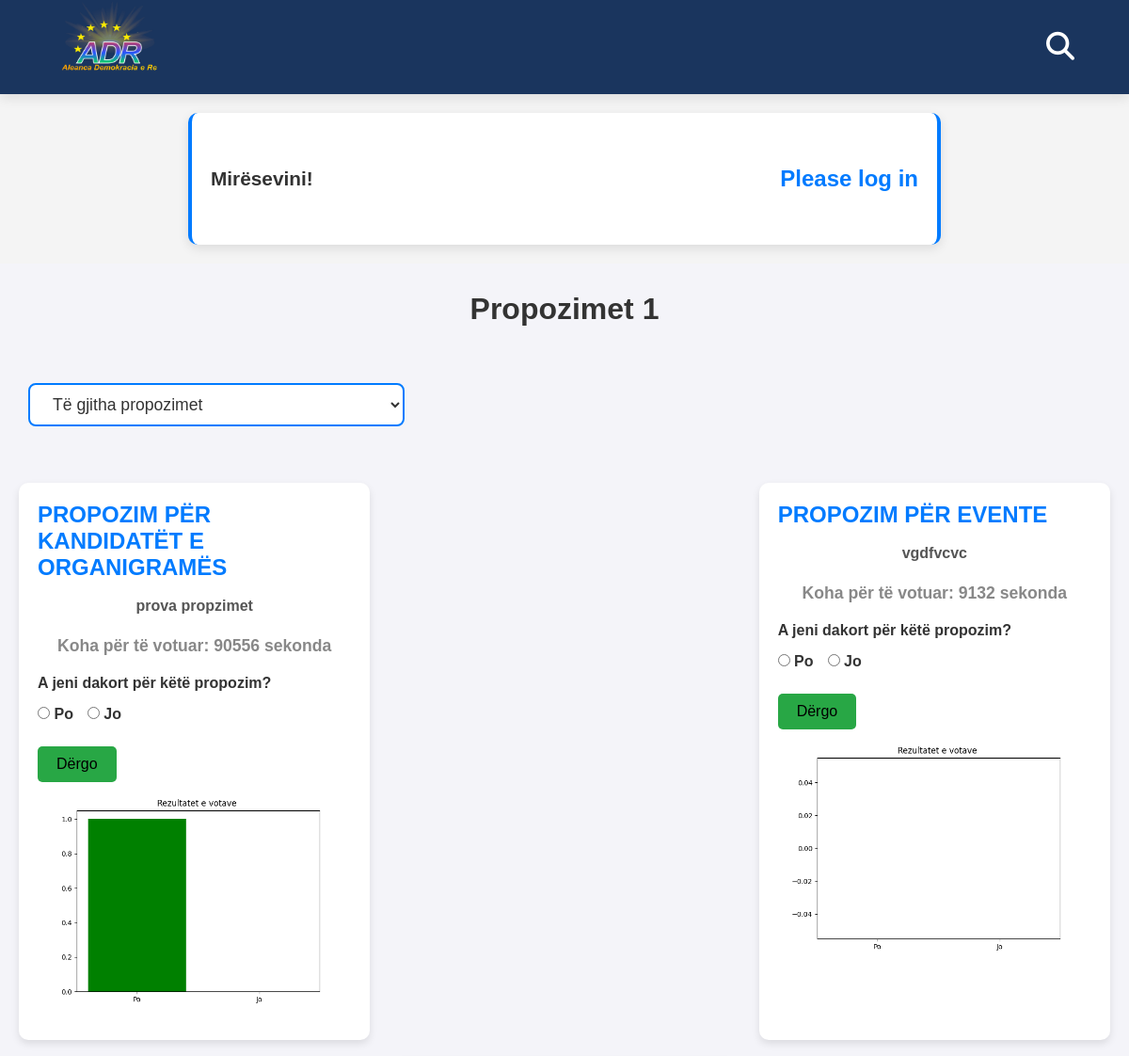
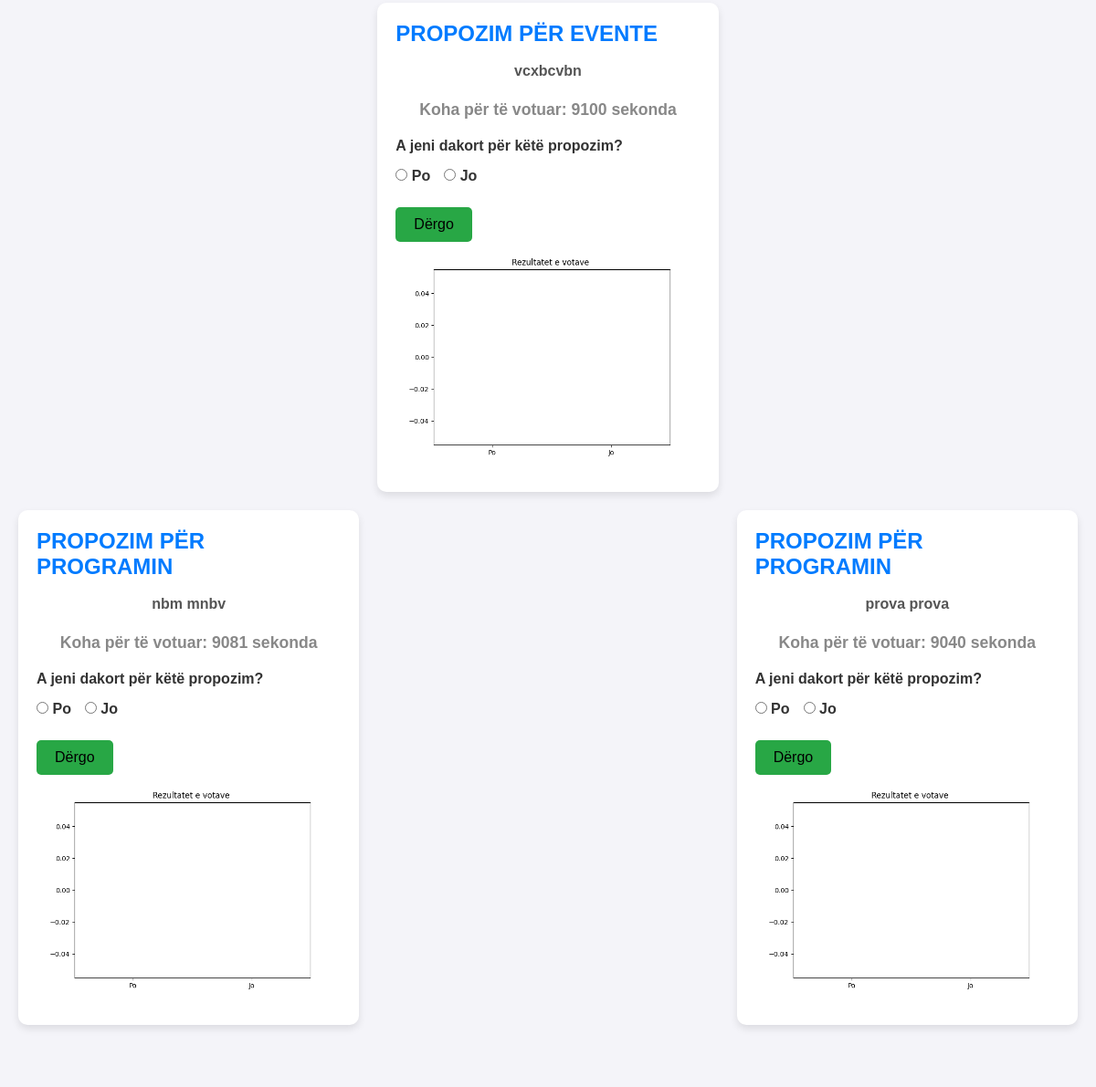
The app's page /propozimet-per-aprovim/ with its own data (2 pictures, top to bottom).
### adrApp/models.py (models this page shows, shortened)
class Propozimet(models.Model):
    CATEGORY_CHOICES = [
        ('option1', 'Propozim për kandidat për deputet'),
        ('option2', 'Propozim për programin'),
        ('option3', 'Propozim për evente'),
        ('option4', 'Propozim për kandidatët e organigramës'),
    ]
    user = models.ForeignKey('Anetaret', on_delete=models.CASCADE)
    text = models.TextField()
    category = models.CharField(max_length=50, choices=CATEGORY_CHOICES)
    cv = models.FileField(upload_to='cv_uploads/', blank=True, null=True)
    created_at = models.DateTimeField(auto_now_add=True)
    class Meta:
        ordering = ['-created_at']

### adrApp/decorators.py (the view, shortened to what this page needs)
    def _wrapped_view(request, *args, **kwargs):
        return view_func(request, *args, **kwargs)

### adrApp/templates/propozimet1.html (shortened to what this page needs)
<!DOCTYPE html>
{% extends 'base/index.html' %}
{% load static %}
{% block content %}
<section class="propozimet1-card">
    <h2>Propozimet 1</h2>
    <form method="GET" action="{% url 'propozimet1' %}">
        <div class="dropdown-container-propozimet1">
            <select id="dropdown-propozimet1" name="category" class="dropdown-propozimet1" onchange="this.form.submit()">
                <option value="">Të gjitha propozimet</option>
            </select>
        </div>
    </form>
    <div class="container">
        {% for propozim in propozimet_list %}
            <div class="card">
                <div class="card-body">
                    <h5 class="card-title">{{ propozim.get_category_display }}</h5>
                    <p class="card-text">{{ propozim.text }}</p>
                    {% if propozim.can_vote %}
                    <p>Koha për të votuar: <span id="time-left-{{ propozim.id }}">{{ propozim.time_left_seconds|floatformat:0 }}</span> sekonda</p>
                    <form method="post">
                        <label for="po_jo_{{ propozim.id }}">A jeni dakort për këtë propozim?</label>
                        <div>
                            <label>
                                <input type="radio" name="agree_{{ propozim.id }}" value="Po" required> Po
                            </label>
                            <label>
                                <input type="radio" name="agree_{{ propozim.id }}" value="Jo" required> Jo
                            </label>
                        </div>
                        <button type="submit" class="btn btn-success">Dërgo</button>
                    </form>
                {% else %}
                    <p>Votimi juaj shkoj me sukses.</p>
                {% endif %}
                    {% if propozim.vote_chart %}
                        <div class="vote-chart">
                            <img alt="Rezultatet e votave" style="width: 100%;">
                        </div>
                    {% elif not propozim.vote_submitted %}
                        <p>Nuk ka asnjë votë për këtë propozim ende.</p>
                    {% endif %}
                </div>
            </div>
            <br>
        {% endfor %}
    </div>
</section>
{% endblock %}

### adrApp/static/css/style.css (style rules this page uses)
* { margin: 0; padding: 0; box-sizing: border-box; }
body { margin: 0; font-family: 'Poppins', sans-serif; background-color: #f4f4f4; }
.propozimet1-card { font-family: Arial, sans-serif; background-color: #f4f4f9; padding: 30px 0; }
.propozimet1-card h2 { text-align: center; font-size: 2rem; color: #333; margin-bottom: 30px; transition: all 0.3s ease; }
.propozimet1-card .container { display: grid; grid-template-columns: repeat(auto-fill, minmax(300px, 1fr)); gap: 20px; padding: 0 20px; }
.propozimet1-card .card { background-color: #ffffff; border-radius: 10px; box-shadow: 0 4px 8px rgba(0, 0, 0, 0.1); overflow: hidden; transform: translateY(0); transition: transform 0.3s ease, box-shadow 0.3s ease; }
.propozimet1-card .card-body { padding: 20px; transition: all 0.3s ease; }
.propozimet1-card .card-title { font-size: 1.5rem; color: #007bff; margin-bottom: 15px; text-transform: uppercase; font-weight: bold; }
.propozimet1-card .card-text { font-size: 1rem; color: #555; line-height: 1.5; margin-bottom: 20px; }
.propozimet1-card .card .btn { border-radius: 5px; padding: 10px 20px; font-size: 1rem; transition: all 0.3s ease; }
.propozimet1-card .card .btn-primary, .propozimet1-card .card .btn-success { margin-top: 10px; }
.propozimet1-card .card .btn-success { background-color: #28a745; border: none; }
.propozimet1-card form { display: flex; flex-direction: column; gap: 15px; margin-top: 20px; }
.propozimet1-card form label { font-size: 1rem; font-weight: 600; color: #333; }
.propozimet1-card form div { display: flex; gap: 15px; align-items: center; }
.propozimet1-card form input[type="radio"] { accent-color: #007bff; }
.propozimet1-card form button { align-self: flex-start; padding: 12px 25px; font-size: 1.1rem; border-radius: 5px; cursor: pointer; }
.propozimet1-card h2 { animation: fadeIn 1.5s ease-in-out; }
.propozimet1-card .dropdown-container-propozimet1 { margin-bottom: 30px; text-align: center; animation: fadeIn 1s ease-out; }
.propozimet1-card .dropdown-container-propozimet1 .dropdown-propozimet1 option { font-size: 0.9rem; padding: 10px; background-color: #fff; color: #333; transition: background-color 0.3s ease, color 0.3s ease; width: 150px; }
.propozimet1-card .dropdown-container-propozimet1 .dropdown-propozimet1 option:checked { background-color: #28a745; color: #fff; font-weight: bold; }
.propozimet1-card .dropdown-container-propozimet1 .dropdown-propozimet1 { font-size: 1.1rem; padding: 10px 20px; border-radius: 8px; border: 2px solid #007bff; background-color: #fff; color: #333; width: 100%; max-width: 400px; cursor: pointer; transition: all 0.3s ease; margin: 30px; }
h2 { text-align: center; font-size: 2rem; font-weight: bold; margin-bottom: 20px; color: #0069d9; }
p { text-align: center; font-size: 1.1rem; color: #888; font-weight: bold; }
html { scroll-behavior: smooth; }
.login input, button { transition: 0.3s ease-in-out; }

### records on screen
Propozimet: category "PROPOZIM PËR KANDIDATËT E ORGANIGRAMËS", text "prova propzimet", time_left_seconds "90556"
Propozimet: category "PROPOZIM PËR EVENTE", text "vgdfvcvc", time_left_seconds "9132"
Propozimet: category "PROPOZIM PËR EVENTE", text "vcxbcvbn", time_left_seconds "9100"
Propozimet: category "PROPOZIM PËR PROGRAMIN", text "nbm mnbv", time_left_seconds "9081"
Propozimet: category "PROPOZIM PËR PROGRAMIN", text "prova prova", time_left_seconds "9040"
